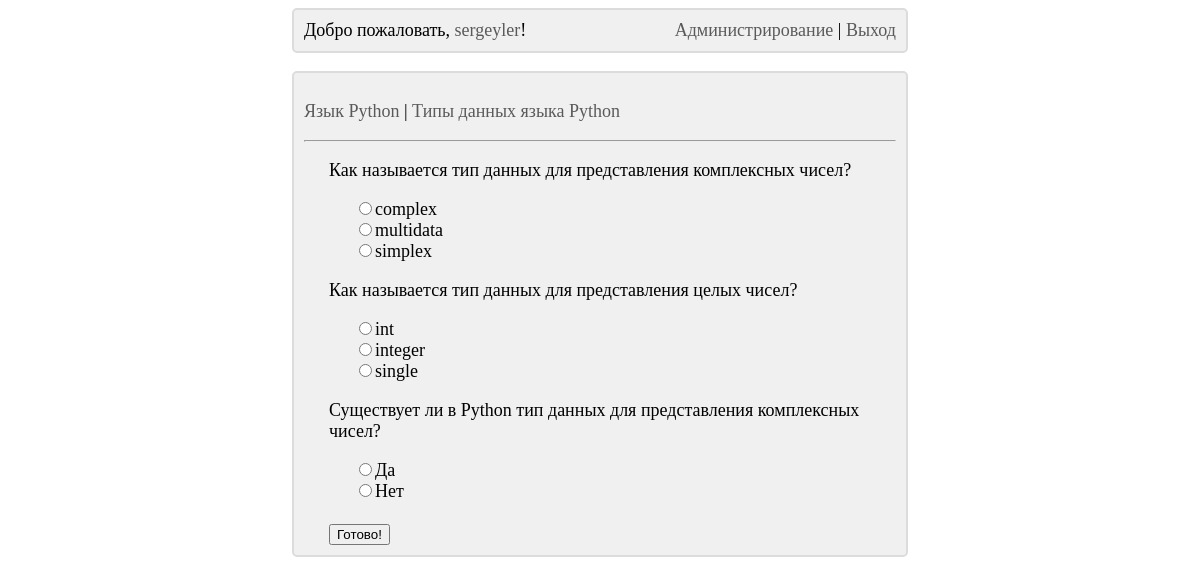
The app's page /main/4/12/ (signed in) with its own data.
### main/models.py (models this page shows)
class TestGroup(models.Model):
    title = models.CharField(max_length=200, unique=True, null=False, blank=False, verbose_name='Группа тестов')
    def __str__(self):
        return self.title
    class Meta:
        verbose_name = 'Группа тестов'
        verbose_name_plural = 'Группы тестов'
        ordering = ['title']

class Test(models.Model):
    title = models.CharField(max_length=200, unique=False, null=False, blank=False, verbose_name='Название теста')
    test_group = models.ForeignKey(TestGroup, on_delete=models.CASCADE, null=False, blank=False,
                                   verbose_name='Группа тестов')
    def __str__(self):
        return self.title
    class Meta:
        verbose_name = 'Тест'
        verbose_name_plural = 'Тесты'
        ordering = ['title']

class Question(models.Model):
    title = models.CharField(max_length=1000, null=False, blank=False, verbose_name='Вопрос')
    test = models.ForeignKey(Test, on_delete=models.CASCADE, null=False, blank=False, verbose_name='Название теста')
    def __str__(self):
        return self.title
    class Meta:
        verbose_name = 'Вопрос'
        verbose_name_plural = 'Вопросы'
        ordering = ['title']

### main/views.py (the view, shortened to what this page needs)
# urls.py: path('<int:test_group_id>/<int:test_id>/', test_page, name='test_page'),
@login_required(login_url=reverse_lazy('main:login'))
def test_page(request, test_group_id, test_id):
    if request.method == 'GET':
        selected_group = TestGroup.objects.get(pk=test_group_id)
        selected_test = Test.objects.get(pk=test_id)
        context = {'selected_group': selected_group, 'selected_test': selected_test}
        def get_type_for_aswers_set(answers_set):
            count_correct_answer = 0
            for answer in answers_set:
                if answer.is_correct:
                    count_correct_answer += 1
            if count_correct_answer == 1:
                return 'single_type'
            else:
                return 'multiple_type'
        questions = []
        for question in Question.objects.filter(test=selected_test):
            block = {'title': question, 'answers': []}
            answers = Answer.objects.filter(question=question)
            type_for_answers = get_type_for_aswers_set(answers)
            postfix = 0
            for answer in answers:
                if type_for_answers == 'multiple_type':
                    block['answers'].append(
                        '<input type="checkbox" name="' + str(question.pk) + '_' + str(postfix) + '" value="' + str(
                            answer.pk) + '">' + answer.title)
                    postfix += 1
                if type_for_answers == 'single_type':
                    block['answers'].append(
                        '<input type="radio" name="' + str(question.pk) + '" value="' + str(
                            answer.pk) + '">' + answer.title)
            questions.append(block)
        context['questions'] = questions
        return render(request, 'main/test_page.html', context)

### main/templates/main/test_page.html (shortened to what this page needs)
{% extends 'layout/basic.html' %}
{% block content %}
    <div class="basic_block">
        <p>
            <a href="{% url 'main:index' %}" title="К выбору тем">
                {{ selected_group }}
            </a>
            |
            <a href="{% url 'main:test_list' test_group_id=selected_group.pk %}" title="К выбору тестов">
                {{ selected_test }}
            </a>
        </p>
        <hr>
        {% if questions|length != 0 %}
            <div class="block_with_margin">
                <form method="post">
                    {% for question in questions %}
                        <p>
                            {{ question.title }}
                        </p>
                        <div class="block_with_margin">
                            {% for answer in question.answers %}
                                {% autoescape off %}
                                    {{ answer }}<br>
                                {% endautoescape %}
                            {% endfor %}
                        </div>
                    {% endfor %}
                    <br>
                    <input type="submit" value="Готово!">
                </form>
            </div>
        {% else %}
            <div class="block_with_margin">
                Извините, но вопросов в данном тесте пока нет...
            </div>
        {% endif %}
    </div>
{% endblock %}

### main/templates/layout/basic.html (shortened to what this page needs)
{% load static %}
<!DOCTYPE html>
<html lang="ru">
<head>
    <link rel="stylesheet" type="text/css" href="{% static 'main/style.css' %}">
</head>
<body>
{% block header %}
    <div class="basic_block">
        <div id="left_block">
            {% if user.is_authenticated %}
                Добро пожаловать,
                <a href="{% url 'main:statistic_page' %}">{{ user }}</a>!
            {% else %}
                <a href="{% url 'main:login' %}">Войти</a>
                или
                <a href="{% url 'main:register_user' %}">зарегистрироваться</a>
            {% endif %}
        </div>
        <div id="right_block">
            {% if user.is_authenticated %}
                {% if user.is_superuser %}
                    <a href="/admin/">Администрирование</a> |
                {% endif %}
                <a href="{% url 'main:logout' %}">Выход</a>
            {% endif %}
        </div>
    </div>
    <br>
{% endblock %}
{% block content %}
{% endblock %}
</body>
</html>

### main/static/main/style.css (style rules this page uses)
.basic_block { font-size: large; background-color: RGB(240, 240, 240); border: 2px solid RGB(220, 220, 220); border-radius: 5px; padding: 10px; margin-left: auto; margin-right: auto; width: 50%; overflow: hidden; }
.block_with_margin { margin-left: 25px; }
div#left_block { float: left; }
div#right_block { float: right; }
a { color: RGB(90, 90, 90); text-decoration: none; }

### records on screen
TestGroup: title "Язык Python"
Test: title "Типы данных языка Python"
Question: title "Как называется тип данных для представления комплексных чисел?"
Question: title "Как называется тип данных для представления целых чисел?"
Question: title "Существует ли в Python тип данных для представления комплексных чисел?"

### other values on screen
{{ user }} "sergeyler"
